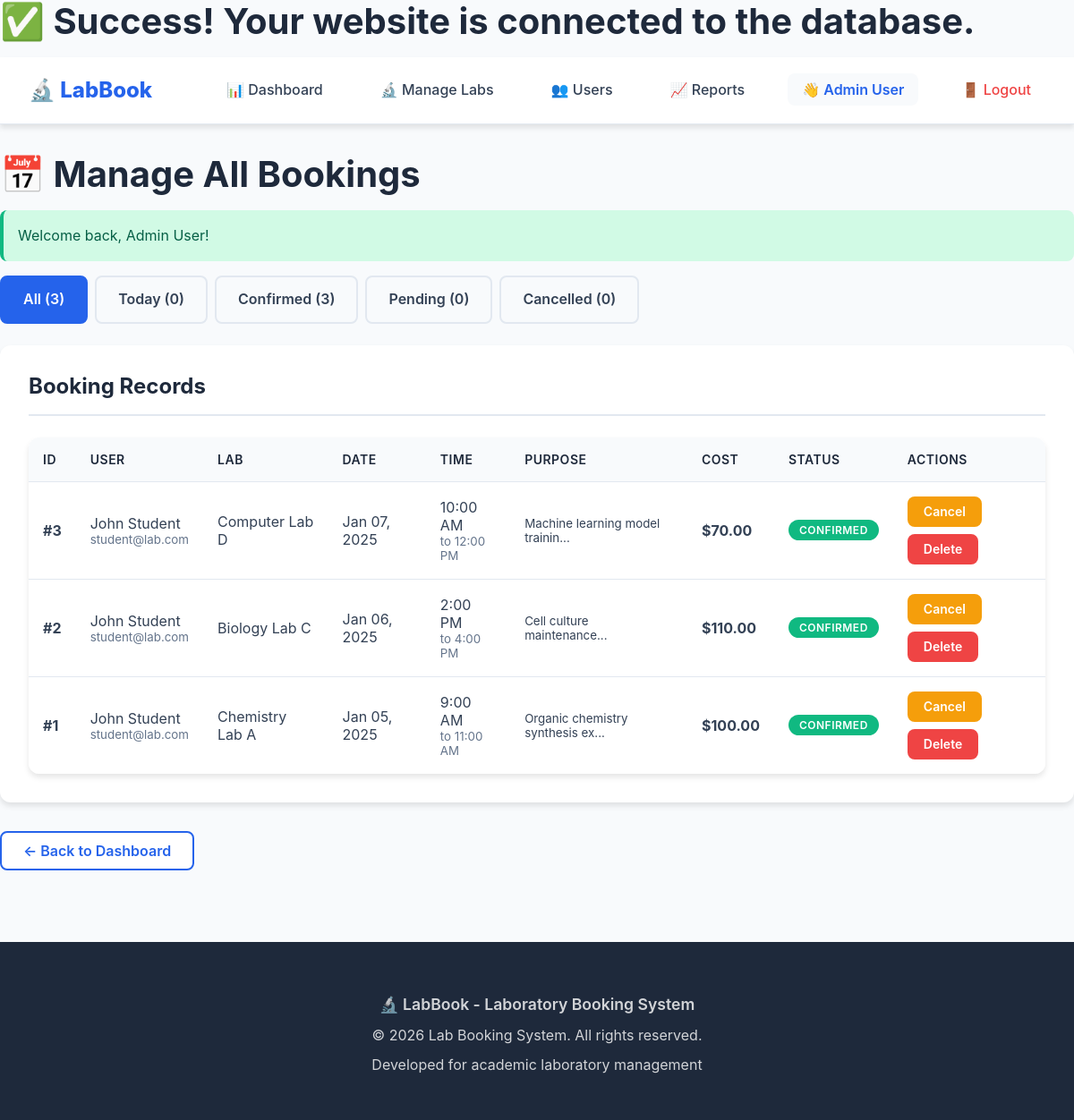
/admin/manage_bookings.php (signed in), run on the app's committed database.
### tables this page shows
CREATE TABLE bookings (
    id INT AUTO_INCREMENT PRIMARY KEY,
    user_id INT NOT NULL,
    lab_id INT NOT NULL,
    booking_date DATE NOT NULL,
    start_time TIME NOT NULL,
    end_time TIME NOT NULL,
    purpose TEXT COMMENT 'Purpose of booking',
    total_cost DECIMAL(10, 2) NOT NULL DEFAULT 0.00,
    status ENUM('pending', 'confirmed', 'cancelled', 'completed') DEFAULT 'confirmed',
    created_at TIMESTAMP DEFAULT CURRENT_TIMESTAMP,
    updated_at TIMESTAMP DEFAULT CURRENT_TIMESTAMP ON UPDATE CURRENT_TIMESTAMP,
    
     
    FOREIGN KEY (user_id) REFERENCES users(id) ON DELETE CASCADE,
    FOREIGN KEY (lab_id) REFERENCES labs(id) ON DELETE CASCADE,
    
     
    UNIQUE KEY unique_booking (lab_id, booking_date, start_time),
    
     
    INDEX idx_user_id (user_id),
    INDEX idx_lab_id (lab_id),
    INDEX idx_booking_date (booking_date),
    INDEX idx_status (status)
);

CREATE TABLE users (
    id INT AUTO_INCREMENT PRIMARY KEY,
    full_name VARCHAR(100) NOT NULL,
    email VARCHAR(100) UNIQUE NOT NULL,
    password VARCHAR(255) NOT NULL COMMENT 'Bcrypt hashed password',
    role ENUM('member', 'admin') DEFAULT 'member',
    created_at TIMESTAMP DEFAULT CURRENT_TIMESTAMP,
    updated_at TIMESTAMP DEFAULT CURRENT_TIMESTAMP ON UPDATE CURRENT_TIMESTAMP,
    
     
    INDEX idx_email (email),
    INDEX idx_role (role)
);

CREATE TABLE labs (
    id INT AUTO_INCREMENT PRIMARY KEY,
    name VARCHAR(100) NOT NULL,
    description TEXT,
    capacity INT NOT NULL COMMENT 'Maximum number of people',
    equipment TEXT COMMENT 'Available equipment (comma-separated)',
    image_url VARCHAR(255) DEFAULT NULL,
    hourly_rate DECIMAL(10, 2) NOT NULL DEFAULT 0.00 COMMENT 'Cost per hour',
    status ENUM('active', 'inactive', 'maintenance') DEFAULT 'active',
    created_at TIMESTAMP DEFAULT CURRENT_TIMESTAMP,
    updated_at TIMESTAMP DEFAULT CURRENT_TIMESTAMP ON UPDATE CURRENT_TIMESTAMP,
    
     
    INDEX idx_status (status)
);

### admin/manage_bookings.php (the view, shortened to what this page needs)
<?php
require_once '../includes/db_connect.php';
require_once '../includes/functions.php';
$filter = $_GET['filter'] ?? 'all';
$whereClause = "1=1";
$stmt = $pdo->query("
    SELECT b.*, u.full_name, u.email, l.name as lab_name
    FROM bookings b
    JOIN users u ON b.user_id = u.id
    JOIN labs l ON b.lab_id = l.id
    WHERE {$whereClause}
    ORDER BY b.booking_date DESC, b.start_time DESC
");
$bookings = $stmt->fetchAll();
$stmt = $pdo->query("SELECT COUNT(*) as total FROM bookings");
$totalBookings = $stmt->fetch()['total'];
$stmt = $pdo->query("SELECT COUNT(*) as total FROM bookings WHERE status = 'confirmed'");
$confirmedCount = $stmt->fetch()['total'];
$stmt = $pdo->query("SELECT COUNT(*) as total FROM bookings WHERE status = 'pending'");
$pendingCount = $stmt->fetch()['total'];
$stmt = $pdo->query("SELECT COUNT(*) as total FROM bookings WHERE status = 'cancelled'");
$cancelledCount = $stmt->fetch()['total'];
$stmt = $pdo->query("SELECT COUNT(*) as total FROM bookings WHERE booking_date = CURDATE()");
$todayCount = $stmt->fetch()['total'];
?>
<!DOCTYPE html>
<html lang="en">
<head>
    <link rel="stylesheet" href="../assets/css/style.css">
</head>
<body>
    <?php include '../includes/header.php'; ?>
    <main class="container" style="padding: 2rem 0;">
        <h1>📅 Manage All Bookings</h1>
        <?php displayFlash(); ?>
        <div class="filter-tabs">
            <a href="manage_bookings.php?filter=all" class="filter-tab <?php echo $filter === 'all' ? 'active' : ''; ?>">
                All (<?php echo $totalBookings; ?>)
            </a>
            <a href="manage_bookings.php?filter=today" class="filter-tab <?php echo $filter === 'today' ? 'active' : ''; ?>">
                Today (<?php echo $todayCount; ?>)
            </a>
            <a href="manage_bookings.php?filter=confirmed" class="filter-tab <?php echo $filter === 'confirmed' ? 'active' : ''; ?>">
                Confirmed (<?php echo $confirmedCount; ?>)
            </a>
            <a href="manage_bookings.php?filter=pending" class="filter-tab <?php echo $filter === 'pending' ? 'active' : ''; ?>">
                Pending (<?php echo $pendingCount; ?>)
            </a>
            <a href="manage_bookings.php?filter=cancelled" class="filter-tab <?php echo $filter === 'cancelled' ? 'active' : ''; ?>">
                Cancelled (<?php echo $cancelledCount; ?>)
            </a>
        </div>
        <div class="card">
            <div class="card-header">
                <h2 class="card-title">Booking Records</h2>
            </div>
            <?php if (empty($bookings)): ?>
                <p style="text-align: center; padding: 2rem; color: var(--text-light);">No bookings found</p>
            <?php else: ?>
                <div class="table-container">
                    <table>
                        <thead>
                            <tr>
                                <th>ID</th>
                                <th>User</th>
                                <th>Lab</th>
                                <th>Date</th>
                                <th>Time</th>
                                <th>Purpose</th>
                                <th>Cost</th>
                                <th>Status</th>
                                <th>Actions</th>
                            </tr>
                        </thead>
                        <tbody>
                            <?php foreach ($bookings as $booking): ?>
                            <tr>
                                <td><strong>#<?php echo $booking['id']; ?></strong></td>
                                <td>
                                    <?php echo htmlspecialchars($booking['full_name']); ?><br>
                                    <small style="color: var(--text-light);"><?php echo htmlspecialchars($booking['email']); ?></small>
                                </td>
                                <td><?php echo htmlspecialchars($booking['lab_name']); ?></td>
                                <td><?php echo formatDate($booking['booking_date']); ?></td>
                                <td>
                                    <?php echo formatTime($booking['start_time']); ?><br>
                                    <small style="color: var(--text-light);">to <?php echo formatTime($booking['end_time']); ?></small>
                                </td>
                                <td><small><?php echo htmlspecialchars(substr($booking['purpose'] ?? '-', 0, 30)); ?>...</small></td>
                                <td><strong><?php echo formatCurrency($booking['total_cost']); ?></strong></td>
                                <td><?php echo displayStatusBadge($booking['status']); ?></td>
                                <td>
                                    <div style="display: flex; gap: 0.5rem; flex-wrap: wrap;">
                                        <?php if ($booking['status'] === 'confirmed' || $booking['status'] === 'pending'): ?>
                                            <a href="manage_bookings.php?cancel=<?php echo $booking['id']; ?>"
                                               class="btn btn-warning btn-sm"
                                               onclick="return confirm('Cancel this booking?')">
                                                Cancel
                                            </a>
                                        <?php endif; ?>
                                        <a href="manage_bookings.php?delete=<?php echo $booking['id']; ?>"
                                           class="btn btn-danger btn-sm"
                                           onclick="return confirm('Permanently delete this booking? This cannot be undone!')">
                                            Delete
                                        </a>
                                    </div>
                                </td>
                            </tr>
                            <?php endforeach; ?>
                        </tbody>
                    </table>
                </div>
            <?php endif; ?>
        </div>
        <a href="dashboard.php" class="btn btn-secondary">← Back to Dashboard</a>
    </main>
    <?php include '../includes/footer.php'; ?>
</body>
</html>

### includes/functions.php (shortened to what this page needs)
<?php
function clean($data) {
    $data = trim($data);
    $data = stripslashes($data);
    $data = htmlspecialchars($data, ENT_QUOTES, 'UTF-8');
    return $data;
}
function displayFlash() {
    if (isset($_SESSION['flash_message'])) {
        $message = clean($_SESSION['flash_message']);
        $type = $_SESSION['flash_type'] ?? 'info';
        $alertClass = 'alert-info';
        switch($type) {
            case 'success':
                $alertClass = 'alert-success';
                break;
        }
        echo "<div class='alert {$alertClass}'>{$message}</div>";
    }
}
function formatCurrency($amount) {
    return '$' . number_format((float)$amount, 2);
}
function formatDate($date, $format = 'M d, Y') {
    return date($format, strtotime($date));
}
function formatTime($time, $format = 'g:i A') {
    return date($format, strtotime($time));
}
function getStatusBadgeClass($status) {
    $badges = [
        'confirmed' => 'badge-success',
        'pending' => 'badge-warning',
        'cancelled' => 'badge-danger',
        'completed' => 'badge-info'
    ];
    return $badges[$status] ?? 'badge-info';
}
function displayStatusBadge($status) {
    $class = getStatusBadgeClass($status);
    $label = ucfirst($status);
    return "<span class='badge {$class}'>{$label}</span>";
}
?>

### assets/css/style.css (style rules this page uses)
:root { --primary-color: #2563eb; --primary-hover: #1d4ed8; --primary-light: #dbeafe; --secondary-color: #7c3aed; --secondary-hover: #6d28d9; --success-color: #10b981; --success-light: #d1fae5; --danger-color: #ef4444; --danger-light: #fee2e2; --warning-color: #f59e0b; --warning-light: #fef3c7; --info-color: #3b82f6; --info-light: #dbeafe; --dark: #1e293b; --dark-hover: #0f172a; --text: #334155; --text-light: #64748b; --light: #f8fafc; --white: #ffffff; --border: #e2e8f0; --border-hover: #cbd5e1; --shadow-sm: 0 1px 2px rgba(0, 0, 0, 0.05); --shadow: 0 4px 6px rgba(0, 0, 0, 0.1); --shadow-md: 0 8px 16px rgba(0, 0, 0, 0.1); --shadow-lg: 0 20px 25px rgba(0, 0, 0, 0.15); --spacing-xs: 0.25rem; --spacing-sm: 0.5rem; --spacing-md: 1rem; --spacing-lg: 1.5rem; --spacing-xl: 2rem; --spacing-2xl: 3rem; --radius-sm: 4px; --radius: 8px; --radius-lg: 12px; --radius-xl: 16px; --radius-full: 9999px; --transition-fast: 150ms ease; --transition: 300ms ease; --transition-slow: 500ms ease; }
* { margin: 0; padding: 0; box-sizing: border-box; }
html { font-size: 16px; scroll-behavior: smooth; }
body { font-family: -apple-system, BlinkMacSystemFont, 'Segoe UI', Roboto, Oxygen, Ubuntu, Cantarell, sans-serif; line-height: 1.6; color: var(--text); background: var(--light); -webkit-font-smoothing: antialiased; -moz-osx-font-smoothing: grayscale; }
h1, h2, h3, h4, h5, h6 { color: var(--dark); font-weight: 700; line-height: 1.2; margin-bottom: var(--spacing-md); }
h1 { font-size: 2.5rem; }
h2 { font-size: 2rem; }
a { color: var(--primary-color); text-decoration: none; transition: color var(--transition-fast); }
.container { max-width: 1200px; margin: 0 auto; padding: 0 var(--spacing-xl); width: 100%; }
.btn { display: inline-flex; align-items: center; justify-content: center; gap: var(--spacing-sm); padding: 0.75rem 1.5rem; border-radius: var(--radius); text-decoration: none; font-weight: 600; font-size: 1rem; transition: all var(--transition-fast); border: 2px solid transparent; cursor: pointer; white-space: nowrap; line-height: 1; }
.btn-secondary { background: var(--white); color: var(--primary-color); border-color: var(--primary-color); }
.btn-danger { background: var(--danger-color); color: var(--white); }
.btn-warning { background: var(--warning-color); color: var(--white); }
.btn-sm { padding: 0.5rem 1rem; font-size: 0.875rem; }
.card { background: var(--white); border-radius: var(--radius-lg); box-shadow: var(--shadow); padding: var(--spacing-xl); margin-bottom: var(--spacing-xl); transition: transform var(--transition), box-shadow var(--transition); }
.card-header { margin-bottom: var(--spacing-lg); padding-bottom: var(--spacing-md); border-bottom: 2px solid var(--border); }
.card-title { font-size: 1.5rem; color: var(--dark); margin-bottom: 0; }
.alert { padding: var(--spacing-md); border-radius: var(--radius); margin-bottom: var(--spacing-md); border-left: 4px solid; animation: slideInDown 0.3s ease; display: flex; align-items: center; gap: var(--spacing-md); }
.alert-success { background: var(--success-light); color: #065f46; border-color: var(--success-color); }
.badge { display: inline-block; padding: 0.25rem 0.75rem; border-radius: var(--radius-full); font-size: 0.75rem; font-weight: 600; text-transform: uppercase; letter-spacing: 0.5px; }
.badge-success { background: var(--success-color); color: var(--white); }
.table-container { overflow-x: auto; border-radius: var(--radius-lg); box-shadow: var(--shadow); }
table { width: 100%; border-collapse: collapse; background: var(--white); }
thead { background: var(--light); }
th, td { padding: var(--spacing-md); text-align: left; border-bottom: 1px solid var(--border); }
th { font-weight: 600; color: var(--dark); text-transform: uppercase; font-size: 0.875rem; letter-spacing: 0.5px; }
tr:last-child td { border-bottom: none; }

### admin/manage_bookings.php (style rules this page uses)
.filter-tabs { display: flex; gap: 0.5rem; margin-bottom: 1.5rem; flex-wrap: wrap; }
.filter-tab { padding: 0.75rem 1.5rem; border: 2px solid var(--border); border-radius: var(--radius); text-decoration: none; color: var(--text); font-weight: 600; transition: all var(--transition-fast); }
.filter-tab.active { background: var(--primary-color); border-color: var(--primary-color); color: white; }

### data on the page
bookings: id "3", user.full_name "John Student", user.email "student@lab.com", lab.name "Computer Lab D", booking_date "Jan 07, 2025", start_time "10:00 AM", end_time "12:00 PM", purpose "Machine learning model trainin", total_cost "$70.00", status "CONFIRMED"
bookings: id "2", user.full_name "John Student", user.email "student@lab.com", lab.name "Biology Lab C", booking_date "Jan 06, 2025", start_time "2:00 PM", end_time "4:00 PM", purpose "Cell culture maintenance", total_cost "$110.00", status "CONFIRMED"
bookings: id "1", user.full_name "John Student", user.email "student@lab.com", lab.name "Chemistry Lab A", booking_date "Jan 05, 2025", start_time "9:00 AM", end_time "11:00 AM", purpose "Organic chemistry synthesis ex", total_cost "$100.00", status "CONFIRMED"

### other printed values
$_SESSION['user_name'] "Admin User"
$message "Welcome back, Admin User!"
$totalBookings "3"
$todayCount "0"
$confirmedCount "3"
$pendingCount "0"
$cancelledCount "0"
